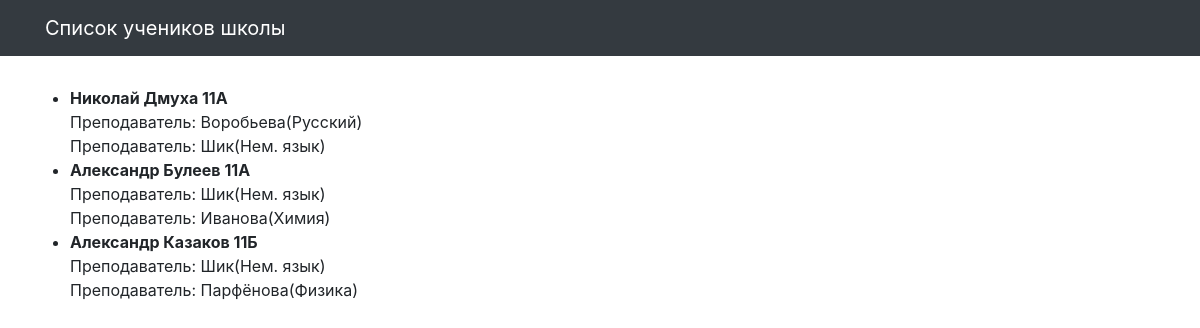
The page / on the database its author committed.
### school/models.py (models this page shows, shortened)
class Student(models.Model):
    name = models.CharField(max_length=30, verbose_name='Имя')
    teacher = models.ManyToManyField(Teacher, related_name='students')
    group = models.CharField(max_length=10, verbose_name='Класс')
    class Meta:
        verbose_name = 'Ученик'
        verbose_name_plural = 'Ученики'
        ordering = ('group',)
    def __str__(self):
        return self.name

class Teacher(models.Model):
    name = models.CharField(max_length=30, verbose_name='Имя')
    subject = models.CharField(max_length=10, verbose_name='Предмет')
    class Meta:
        verbose_name = 'Учитель'
        verbose_name_plural = 'Учителя'
        app_label = 'school'

### school/views.py (the view)
# urls.py: path('', students_list, name='students'),
def students_list(request):
    template = 'school/students_list.html'
    context = {}
    students = Student.objects.all()
    print(students)
    context = {'students': students, }
    return render(request, template, context)

### templates/school/students_list.html (shortened to what this page needs)
{% extends "school/base.html" %}
{% load static %}
{% block content %}
<div class="row">
  <ul>
    {% for student in students %}
    <li><b>{{student.name}} {{student.group}}</b>
      {%for teacher in student.teacher.all %}
        <br> Преподаватель: {{teacher.name}}({{teacher.subject}})
        {% endfor %}
    {% endfor %}
 </ul>
{% endblock %}

### templates/school/base.html (shortened to what this page needs)
<!DOCTYPE html>
{% load static %}
<html>
  <head>
    <link href="{% static  "css/bootstrap.min.css"  %}" rel="stylesheet">
    <link href="{% static  "css/3-col-portfolio.css" %}" rel="stylesheet">
  </head>
  <body>
    <nav class="navbar navbar-expand-lg navbar-dark bg-dark fixed-top">
      <div class="container">
        <a class="navbar-brand" href="#">Список учеников школы</a>
      </div>
    </nav>
    <div class="container">{% block content %}{% endblock %}</div>
  </body>
</html>

### static/css/3-col-portfolio.css (style rules this page uses)
body { padding-top: 84px; padding-bottom: 84px; }
@media (min-width: 992px) { body { padding-top: 86px; padding-bottom: 86px; } }

### rows shown on the page
Student: name "Николай Дмуха", group "11А"
Teacher: name "Воробьева", subject "Русский"
Teacher: name "Шик", subject "Нем. язык"
Student: name "Александр Булеев", group "11А"
Teacher: name "Иванова", subject "Химия"
Student: name "Александр Казаков", group "11Б"
Teacher: name "Парфёнова", subject "Физика"
